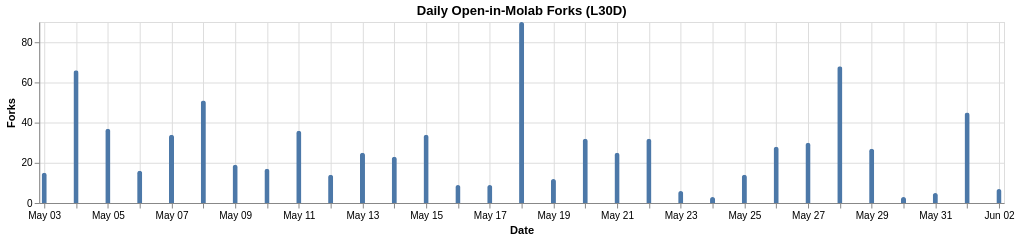

Write the Vega-Lite specification saved for this chart.
### Vega-Lite specification from a JSON file in a GitHub repository (floating-point values rounded to 4 significant figures)
{"$schema": "https://vega.github.io/schema/vega-lite/v5.20.1.json", "config": {"view": {"continuousHeight": 300, "continuousWidth": 300}}, "data": {"name": "data-81b99bdb948063c718556d8ae17ee42d"}, "datasets": {"data-81b99bdb948063c718556d8ae17ee42d": [{"clicks": 15, "date": "2026-05-03T00:00:00", "unique_users": 7}, {"clicks": 66, "date": "2026-05-04T00:00:00", "unique_users": 48}, {"clicks": 37, "date": "2026-05-05T00:00:00", "unique_users": 16}, {"clicks": 16, "date": "2026-05-06T00:00:00", "unique_users": 12}, {"clicks": 34, "date": "2026-05-07T00:00:00", "unique_users": 25}, {"clicks": 51, "date": "2026-05-08T00:00:00", "unique_users": 29}, {"clicks": 19, "date": "2026-05-09T00:00:00", "unique_users": 11}, {"clicks": 17, "date": "2026-05-10T00:00:00", "unique_users": 10}, {"clicks": 36, "date": "2026-05-11T00:00:00", "unique_users": 23}, {"clicks": 14, "date": "2026-05-12T00:00:00", "unique_users": 11}, {"clicks": 25, "date": "2026-05-13T00:00:00", "unique_users": 20}, {"clicks": 23, "date": "2026-05-14T00:00:00", "unique_users": 16}, {"clicks": 34, "date": "2026-05-15T00:00:00", "unique_users": 25}, {"clicks": 9, "date": "2026-05-16T00:00:00", "unique_users": 8}, {"clicks": 9, "date": "2026-05-17T00:00:00", "unique_users": 8}, {"clicks": 90, "date": "2026-05-18T00:00:00", "unique_users": 64}, {"clicks": 12, "date": "2026-05-19T00:00:00", "unique_users": 8}, {"clicks": 32, "date": "2026-05-20T00:00:00", "unique_users": 18}, {"clicks": 25, "date": "2026-05-21T00:00:00", "unique_users": 17}, {"clicks": 32, "date": "2026-05-22T00:00:00", "unique_users": 19}, {"clicks": 6, "date": "2026-05-23T00:00:00", "unique_users": 5}, {"clicks": 3, "date": "2026-05-24T00:00:00", "unique_users": 3}, {"clicks": 14, "date": "2026-05-25T00:00:00", "unique_users": 13}, {"clicks": 28, "date": "2026-05-26T00:00:00", "unique_users": 14}, {"clicks": 30, "date": "2026-05-27T00:00:00", "unique_users": 24}, {"clicks": 68, "date": "2026-05-28T00:00:00", "unique_users": 40}, {"clicks": 27, "date": "2026-05-29T00:00:00", "unique_users": 19}, {"clicks": 3, "date": "2026-05-30T00:00:00", "unique_users": 3}, {"clicks": 5, "date": "2026-05-31T00:00:00", "unique_users": 4}, {"clicks": 45, "date": "2026-06-01T00:00:00", "unique_users": 27}, {"clicks": 7, "date": "2026-06-02T00:00:00", "unique_users": 5}]}, "encoding": {"tooltip": [{"field": "date", "format": "%b %d", "title": "Date", "type": "temporal"}, {"field": "clicks", "title": "Forks", "type": "quantitative"}, {"field": "unique_users", "title": "Unique Users", "type": "quantitative"}], "x": {"axis": {"format": "%b %d"}, "field": "date", "title": "Date", "type": "temporal"}, "y": {"field": "clicks", "scale": {"zero": true}, "title": "Forks", "type": "quantitative"}}, "height": 180, "mark": {"color": "#4C78A8", "cornerRadiusTopLeft": 3, "cornerRadiusTopRight": 3, "type": "bar"}, "title": "Daily Open-in-Molab Forks (L30D)", "usermeta": {"embedOptions": {}}, "width": 960}
